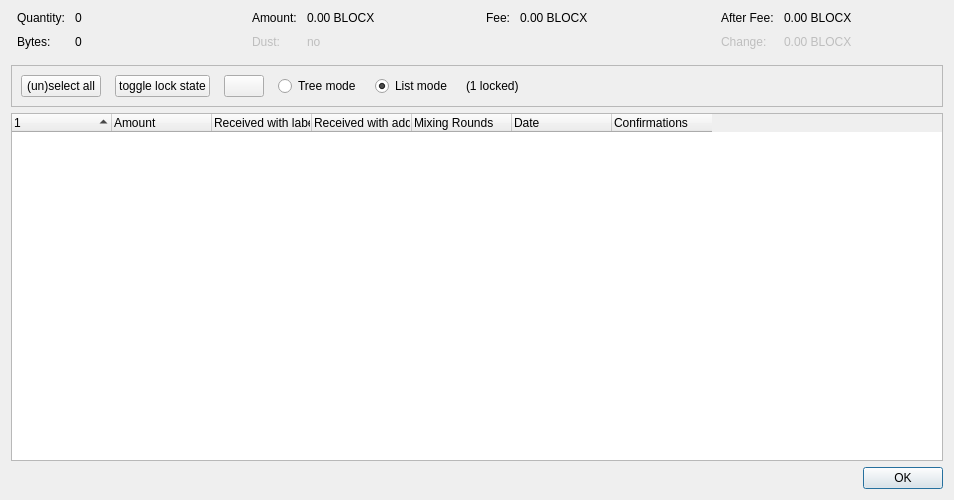
<?xml version="1.0" encoding="UTF-8"?>
<ui version="4.0">
 <class>CoinControlDialog</class>
 <widget class="QDialog" name="CoinControlDialog">
  <property name="geometry">
   <rect>
    <x>0</x>
    <y>0</y>
    <width>954</width>
    <height>500</height>
   </rect>
  </property>
  <property name="windowTitle">
   <string>Coin Selection</string>
  </property>
  <layout class="QVBoxLayout" name="verticalLayout">
   <item>
    <layout class="QHBoxLayout" name="horizontalLayoutTop" stretch="0,0,0,0">
     <property name="topMargin">
      <number>0</number>
     </property>
     <property name="bottomMargin">
      <number>10</number>
     </property>
     <item>
      <layout class="QFormLayout" name="formLayoutCoinControl1">
       <property name="horizontalSpacing">
        <number>10</number>
       </property>
       <property name="verticalSpacing">
        <number>10</number>
       </property>
       <property name="leftMargin">
        <number>6</number>
       </property>
       <property name="rightMargin">
        <number>6</number>
       </property>
       <item row="0" column="0">
        <widget class="QLabel" name="labelCoinControlQuantityText">
         <property name="text">
          <string>Quantity:</string>
         </property>
        </widget>
       </item>
       <item row="0" column="1">
        <widget class="QLabel" name="labelCoinControlQuantity">
         <property name="cursor">
          <cursorShape>IBeamCursor</cursorShape>
         </property>
         <property name="contextMenuPolicy">
          <enum>Qt::ActionsContextMenu</enum>
         </property>
         <property name="text">
          <string notr="true">0</string>
         </property>
         <property name="textInteractionFlags">
          <set>Qt::LinksAccessibleByMouse|Qt::TextSelectableByKeyboard|Qt::TextSelectableByMouse</set>
         </property>
        </widget>
       </item>
       <item row="1" column="0">
        <widget class="QLabel" name="labelCoinControlBytesText">
         <property name="text">
          <string>Bytes:</string>
         </property>
        </widget>
       </item>
       <item row="1" column="1">
        <widget class="QLabel" name="labelCoinControlBytes">
         <property name="cursor">
          <cursorShape>IBeamCursor</cursorShape>
         </property>
         <property name="contextMenuPolicy">
          <enum>Qt::ActionsContextMenu</enum>
         </property>
         <property name="text">
          <string notr="true">0</string>
         </property>
         <property name="textInteractionFlags">
          <set>Qt::LinksAccessibleByMouse|Qt::TextSelectableByKeyboard|Qt::TextSelectableByMouse</set>
         </property>
        </widget>
       </item>
      </layout>
     </item>
     <item>
      <layout class="QFormLayout" name="formLayoutCoinControl2">
       <property name="horizontalSpacing">
        <number>10</number>
       </property>
       <property name="verticalSpacing">
        <number>10</number>
       </property>
       <property name="leftMargin">
        <number>6</number>
       </property>
       <property name="rightMargin">
        <number>6</number>
       </property>
       <item row="0" column="0">
        <widget class="QLabel" name="labelCoinControlAmountText">
         <property name="text">
          <string>Amount:</string>
         </property>
        </widget>
       </item>
       <item row="0" column="1">
        <widget class="QLabel" name="labelCoinControlAmount">
         <property name="cursor">
          <cursorShape>IBeamCursor</cursorShape>
         </property>
         <property name="contextMenuPolicy">
          <enum>Qt::ActionsContextMenu</enum>
         </property>
         <property name="text">
          <string notr="true">0.00 BLOCX</string>
         </property>
         <property name="textInteractionFlags">
          <set>Qt::LinksAccessibleByMouse|Qt::TextSelectableByKeyboard|Qt::TextSelectableByMouse</set>
         </property>
        </widget>
       </item>
       <item row="1" column="0">
        <widget class="QLabel" name="labelCoinControlLowOutputText">
         <property name="enabled">
          <bool>false</bool>
         </property>
         <property name="text">
          <string>Dust:</string>
         </property>
        </widget>
       </item>
       <item row="1" column="1">
        <widget class="QLabel" name="labelCoinControlLowOutput">
         <property name="enabled">
          <bool>false</bool>
         </property>
         <property name="cursor">
          <cursorShape>IBeamCursor</cursorShape>
         </property>
         <property name="contextMenuPolicy">
          <enum>Qt::ActionsContextMenu</enum>
         </property>
         <property name="text">
          <string notr="true">no</string>
         </property>
         <property name="textInteractionFlags">
          <set>Qt::LinksAccessibleByMouse|Qt::TextSelectableByKeyboard|Qt::TextSelectableByMouse</set>
         </property>
        </widget>
       </item>
      </layout>
     </item>
     <item>
      <layout class="QFormLayout" name="formLayoutCoinControl3">
       <property name="horizontalSpacing">
        <number>10</number>
       </property>
       <property name="verticalSpacing">
        <number>10</number>
       </property>
       <property name="leftMargin">
        <number>6</number>
       </property>
       <property name="rightMargin">
        <number>6</number>
       </property>
       <item row="0" column="0">
        <widget class="QLabel" name="labelCoinControlFeeText">
         <property name="text">
          <string>Fee:</string>
         </property>
        </widget>
       </item>
       <item row="0" column="1">
        <widget class="QLabel" name="labelCoinControlFee">
         <property name="cursor">
          <cursorShape>IBeamCursor</cursorShape>
         </property>
         <property name="contextMenuPolicy">
          <enum>Qt::ActionsContextMenu</enum>
         </property>
         <property name="text">
          <string notr="true">0.00 BLOCX</string>
         </property>
         <property name="textInteractionFlags">
          <set>Qt::LinksAccessibleByMouse|Qt::TextSelectableByKeyboard|Qt::TextSelectableByMouse</set>
         </property>
        </widget>
       </item>
      </layout>
     </item>
     <item>
      <layout class="QFormLayout" name="formLayoutCoinControl4">
       <property name="horizontalSpacing">
        <number>10</number>
       </property>
       <property name="verticalSpacing">
        <number>10</number>
       </property>
       <property name="leftMargin">
        <number>6</number>
       </property>
       <property name="rightMargin">
        <number>6</number>
       </property>
       <item row="0" column="0">
        <widget class="QLabel" name="labelCoinControlAfterFeeText">
         <property name="text">
          <string>After Fee:</string>
         </property>
        </widget>
       </item>
       <item row="0" column="1">
        <widget class="QLabel" name="labelCoinControlAfterFee">
         <property name="cursor">
          <cursorShape>IBeamCursor</cursorShape>
         </property>
         <property name="contextMenuPolicy">
          <enum>Qt::ActionsContextMenu</enum>
         </property>
         <property name="text">
          <string notr="true">0.00 BLOCX</string>
         </property>
         <property name="textInteractionFlags">
          <set>Qt::LinksAccessibleByMouse|Qt::TextSelectableByKeyboard|Qt::TextSelectableByMouse</set>
         </property>
        </widget>
       </item>
       <item row="1" column="0">
        <widget class="QLabel" name="labelCoinControlChangeText">
         <property name="enabled">
          <bool>false</bool>
         </property>
         <property name="text">
          <string>Change:</string>
         </property>
        </widget>
       </item>
       <item row="1" column="1">
        <widget class="QLabel" name="labelCoinControlChange">
         <property name="enabled">
          <bool>false</bool>
         </property>
         <property name="cursor">
          <cursorShape>IBeamCursor</cursorShape>
         </property>
         <property name="contextMenuPolicy">
          <enum>Qt::ActionsContextMenu</enum>
         </property>
         <property name="text">
          <string notr="true">0.00 BLOCX</string>
         </property>
         <property name="textInteractionFlags">
          <set>Qt::LinksAccessibleByMouse|Qt::TextSelectableByKeyboard|Qt::TextSelectableByMouse</set>
         </property>
        </widget>
       </item>
      </layout>
     </item>
    </layout>
   </item>
   <item>
    <widget class="QFrame" name="frame">
     <property name="minimumSize">
      <size>
       <width>0</width>
       <height>40</height>
      </size>
     </property>
     <property name="frameShape">
      <enum>QFrame::StyledPanel</enum>
     </property>
     <property name="frameShadow">
      <enum>QFrame::Sunken</enum>
     </property>
     <layout class="QHBoxLayout" name="horizontalLayout">
      <item>
       <layout class="QHBoxLayout" name="horizontalLayoutPanel" stretch="0,0,0,0,0,0,0">
        <property name="spacing">
         <number>14</number>
        </property>
        <item>
         <widget class="QPushButton" name="pushButtonSelectAll">
          <property name="sizePolicy">
           <sizepolicy hsizetype="Maximum" vsizetype="Fixed">
            <horstretch>0</horstretch>
            <verstretch>0</verstretch>
           </sizepolicy>
          </property>
          <property name="text">
           <string>(un)select all</string>
          </property>
          <property name="autoDefault">
           <bool>false</bool>
          </property>
         </widget>
        </item>
        <item>
         <widget class="QPushButton" name="pushButtonToggleLock">
          <property name="sizePolicy">
           <sizepolicy hsizetype="Maximum" vsizetype="Fixed">
            <horstretch>0</horstretch>
            <verstretch>0</verstretch>
           </sizepolicy>
          </property>
          <property name="text">
           <string>toggle lock state</string>
          </property>
          <property name="autoDefault">
           <bool>false</bool>
          </property>
         </widget>
        </item>
        <item>
         <widget class="QPushButton" name="hideButton">
          <property name="sizePolicy">
           <sizepolicy hsizetype="Maximum" vsizetype="Fixed">
            <horstretch>0</horstretch>
            <verstretch>0</verstretch>
           </sizepolicy>
          </property>
          <property name="text">
           <string/>
          </property>
          <property name="autoDefault">
           <bool>false</bool>
          </property>
         </widget>
        </item>
        <item>
         <widget class="QRadioButton" name="radioTreeMode">
          <property name="sizePolicy">
           <sizepolicy hsizetype="Maximum" vsizetype="Fixed">
            <horstretch>0</horstretch>
            <verstretch>0</verstretch>
           </sizepolicy>
          </property>
          <property name="text">
           <string>Tree mode</string>
          </property>
         </widget>
        </item>
        <item>
         <widget class="QRadioButton" name="radioListMode">
          <property name="sizePolicy">
           <sizepolicy hsizetype="Maximum" vsizetype="Fixed">
            <horstretch>0</horstretch>
            <verstretch>0</verstretch>
           </sizepolicy>
          </property>
          <property name="text">
           <string>List mode</string>
          </property>
          <property name="checked">
           <bool>true</bool>
          </property>
         </widget>
        </item>
        <item>
         <widget class="QLabel" name="labelLocked">
          <property name="text">
           <string>(1 locked)</string>
          </property>
         </widget>
        </item>
        <item>
         <spacer name="horizontalSpacer">
          <property name="orientation">
           <enum>Qt::Horizontal</enum>
          </property>
          <property name="sizeHint" stdset="0">
           <size>
            <width>40</width>
            <height>20</height>
           </size>
          </property>
         </spacer>
        </item>
       </layout>
      </item>
     </layout>
    </widget>
   </item>
   <item>
    <widget class="CoinControlTreeWidget" name="treeWidget">
     <property name="contextMenuPolicy">
      <enum>Qt::CustomContextMenu</enum>
     </property>
     <property name="sortingEnabled">
      <bool>false</bool>
     </property>
     <property name="columnCount">
      <number>7</number>
     </property>
     <attribute name="headerShowSortIndicator" stdset="0">
      <bool>true</bool>
     </attribute>
     <attribute name="headerStretchLastSection">
      <bool>false</bool>
     </attribute>
     <column>
      <property name="text">
       <string/>
      </property>
     </column>
     <column>
      <property name="text">
       <string>Amount</string>
      </property>
     </column>
     <column>
      <property name="text">
       <string>Received with label</string>
      </property>
     </column>
     <column>
      <property name="text">
       <string>Received with address</string>
      </property>
     </column>
     <column>
      <property name="text">
       <string>Mixing Rounds</string>
      </property>
     </column>
     <column>
      <property name="text">
       <string>Date</string>
      </property>
     </column>
     <column>
      <property name="text">
       <string>Confirmations</string>
      </property>
      <property name="toolTip">
       <string>Confirmed</string>
      </property>
     </column>
    </widget>
   </item>
   <item>
    <widget class="QDialogButtonBox" name="buttonBox">
     <property name="orientation">
      <enum>Qt::Horizontal</enum>
     </property>
     <property name="standardButtons">
      <set>QDialogButtonBox::Ok</set>
     </property>
    </widget>
   </item>
  </layout>
 </widget>
 <customwidgets>
  <customwidget>
   <class>CoinControlTreeWidget</class>
   <extends>QTreeWidget</extends>
   <header>qt/coincontroltreewidget.h</header>
  </customwidget>
 </customwidgets>
 <resources/>
 <connections/>
</ui>
